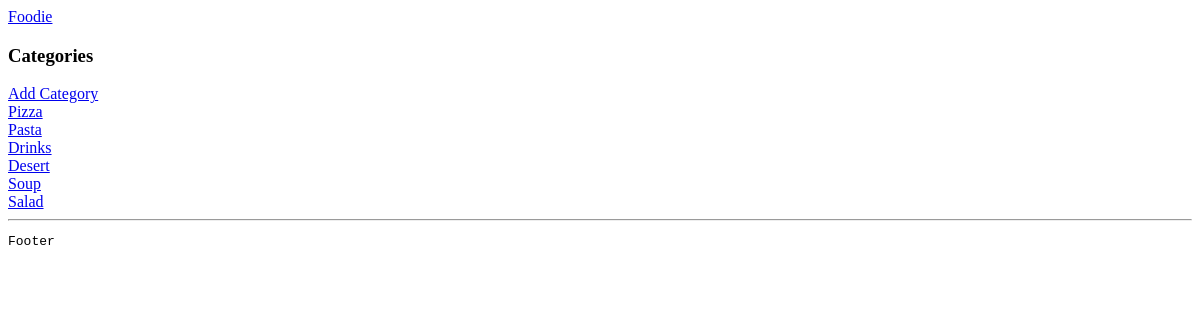
/, run on an earlier commit of the app's database.
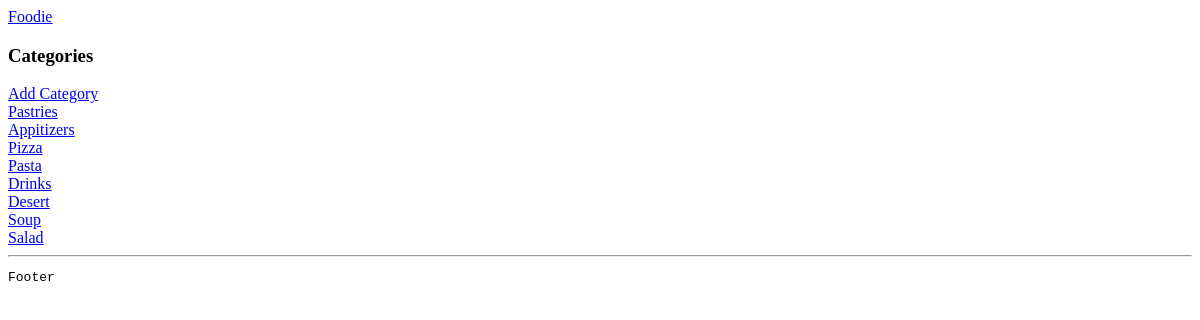
And on a later commit of the database.
### foodie_app/models.py (models this page shows)
class Category(models.Model):
    name = models.CharField(max_length=100)
    date_added = models.DateField(auto_now_add=True)
    class Meta:
        ordering = ["-date_added"]
        verbose_name = "Category"
        verbose_name_plural = "Categories"
    def __str__(self):
        return self.name

### foodie_app/views.py (the view)
# urls.py: path("", views.index, name="index"),
def index(request):
    categories = Category.objects.all()
    context = {"categories": categories}
    return render(request, "foodie_app/index.html", context)

### foodie_app/templates/foodie_app/index.html
{% extends "base.html" %}
{% block content %}
    <h3>Categories</h3>
    <div>
        <a href="{% url "foodie_app:add_category" %}">Add Category </a>
        {% for category in categories %}
            <div>
                <a href="{% url "foodie_app:recipes" category.id %}"> {{ category }} </a>
            </div>
        {% endfor %}
    </div>
{% endblock content %}

### templates/base.html (shortened to what this page needs)
<!DOCTYPE html>
<html lang="en">
<head>
</head>
<body>
    <nav>
        <div>
            <a href="{% url "foodie_app:index" %}"> Foodie </a>
        </div>
    </nav>
    <main>
        <div class="container">
            {% block content %}
            {% endblock content %}
        </div>
    </main>
    <div>
        <hr>
        <footer>
            <pre>Footer</pre>
        </footer>
    </div>
</body>
</html>

What changed in the data, as far as the page shows it:
added Category: name "Pastries"
added Category: name "Appitizers"
